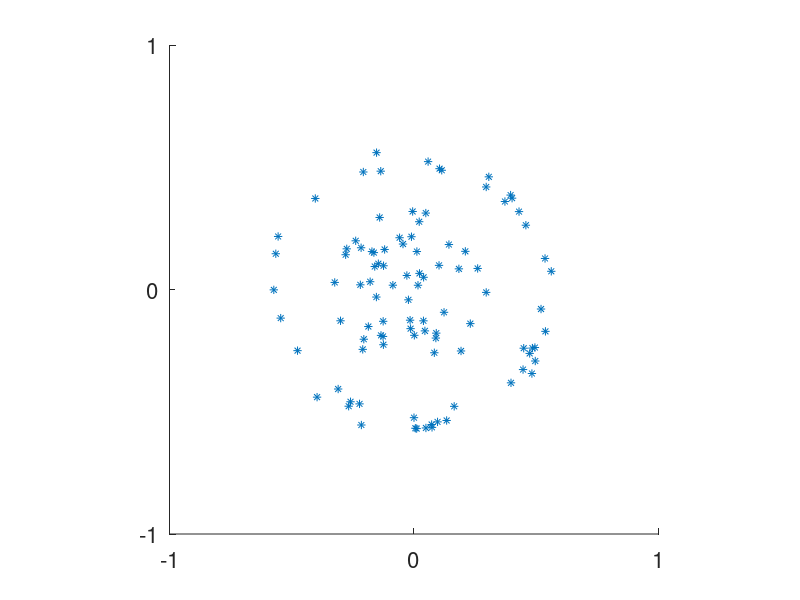

Recreate this plot in MATLAB.
% create data for clustering
clear
close all

n=100;

cnt=1;
while cnt < n
    a = 2*rand(2,1)-1;
    if norm(a) < 1/3
        A(:,cnt) = a;
        cnt=cnt+1;
    elseif (norm(a) > .5 & norm(a) < .6)
        A(:,cnt) = a;
        cnt=cnt+1;
    end
end
        
scatter(A(1,:),A(2,:),'*')
axis([-1 1 -1 1])
axis('square')
set(gca,'Fontsize',16)
set(gca,'Xtick',[-1 0 1])
set(gca,'Ytick',[-1 0 1])
print -djpeg cluster_data.jpg
